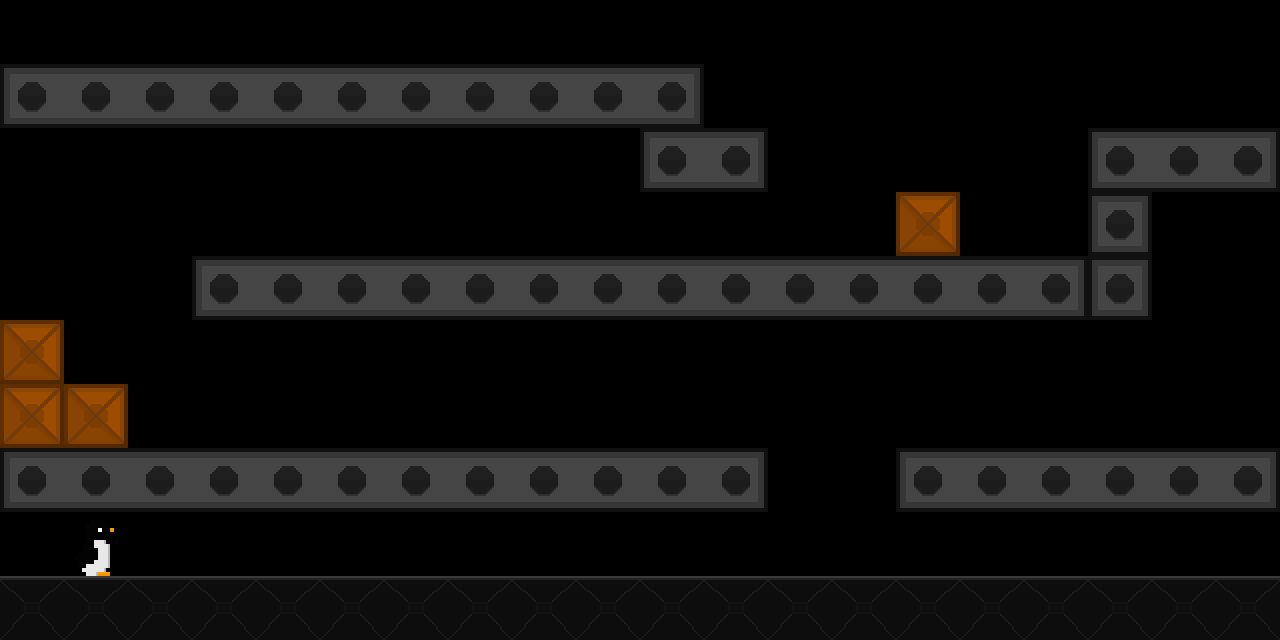

Below is a game level as drawn by its tile map, then a one-line description and the .tmx file that defines it, in full:
An orthogonal 20x10 tile map with 64x64 px tiles, 1 tile layer (Capa de patrones 1).

<map version="1.10" tiledversion="1.10.1" orientation="orthogonal" renderorder="right-down" width="20" height="10" tilewidth="64" tileheight="64" infinite="0" nextlayerid="2" nextobjectid="1">
 <editorsettings>
  <export target="Nivel1-3TMLCLEAN2.csv" format="csv" />
 </editorsettings>
 <tileset firstgid="1" source="SpriteSheet.tsx" />
 <layer id="1" name="Capa de patrones 1" width="20" height="10">
  <data encoding="csv">
0,0,0,0,0,0,0,0,0,0,0,0,0,0,0,0,0,0,0,0,
8,5,5,5,5,5,5,5,5,5,6,0,0,0,0,0,0,0,0,0,
0,0,0,0,0,0,0,0,0,0,8,6,0,0,0,0,0,8,5,6,
0,0,0,0,0,0,0,0,0,0,0,0,0,0,2,0,0,4,0,0,
0,0,0,8,5,5,5,5,5,5,5,5,5,5,5,5,6,4,0,0,
2,0,0,0,0,0,0,0,0,0,0,0,0,0,0,0,0,0,0,0,
2,2,0,0,0,0,0,0,0,0,0,0,0,0,0,0,0,0,0,0,
8,5,5,5,5,5,5,5,5,5,5,6,0,0,8,5,5,5,5,6,
0,7,0,0,0,0,0,0,0,0,0,0,0,0,0,0,0,0,0,0,
18,18,18,18,18,18,18,18,18,18,18,18,18,18,18,18,18,18,18,18
</data>
 </layer>
</map>
